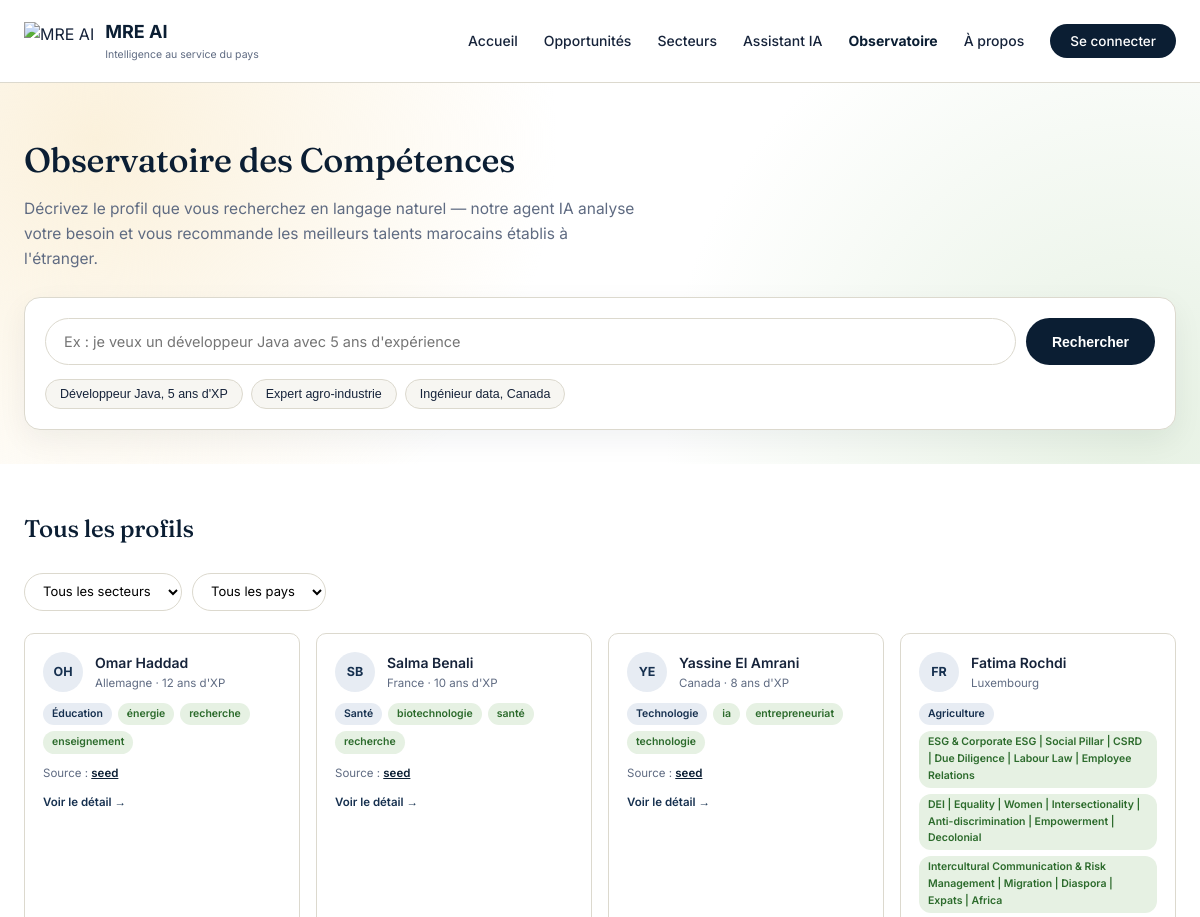
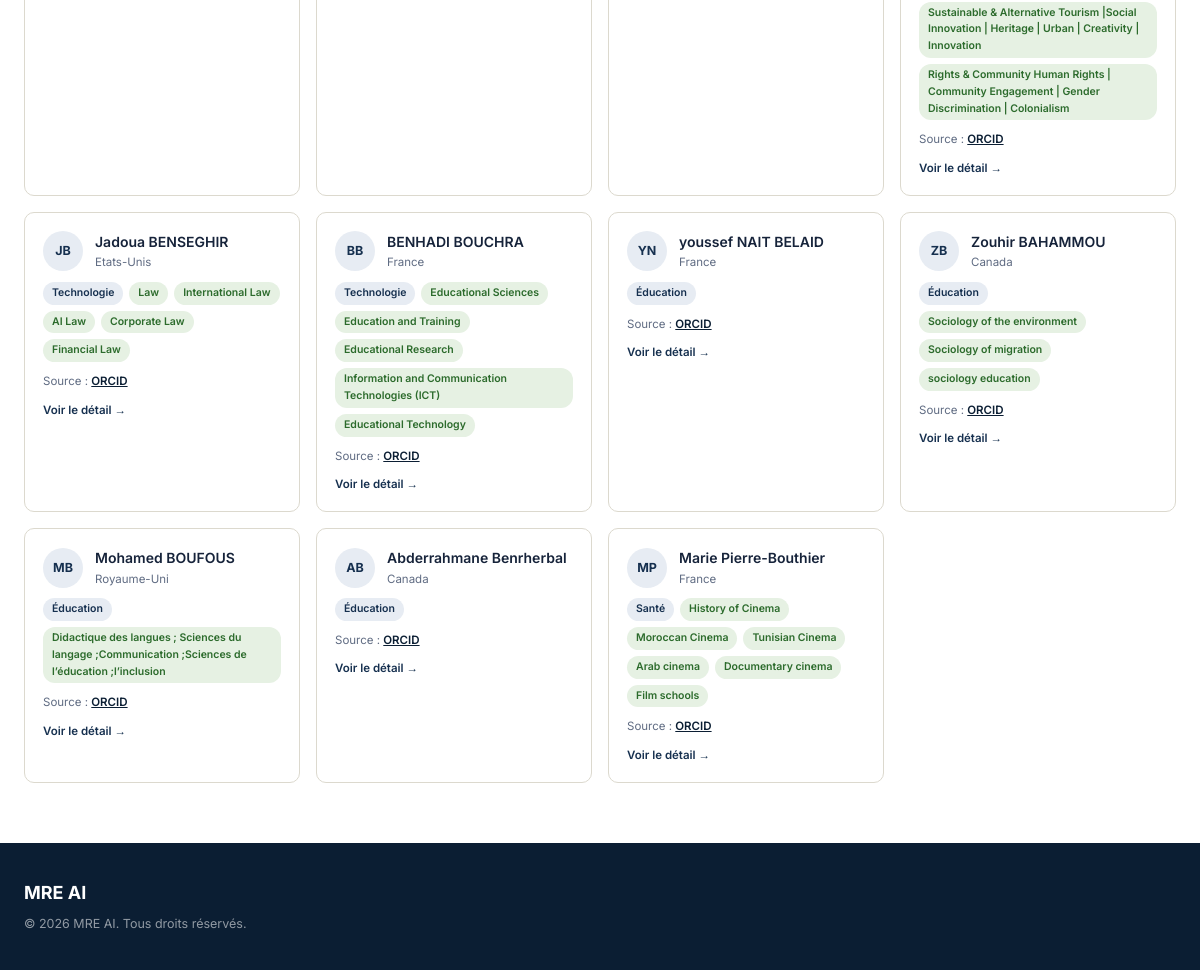
The page /observatory on the database its author committed (2 pictures, top to bottom).
### database.py (models this page shows, shortened)
class Post(Base):
    __tablename__ = "post"
    id = Column(Integer, primary_key=True)
    title = Column(String(150), nullable=False)
    sector = Column(String(50), nullable=False)
    country = Column(String(100))
    expertise_tags = Column(String(200))
    years_experience = Column(Integer)
    description = Column(Text)
    is_active = Column(Boolean, default=True)
    created_at = Column(DateTime, default=lambda: datetime.now(timezone.utc))
    source_url = Column(String(500))
    source_name = Column(String(150))
    image_url = Column(String(500))
    auto_discovered = Column(Boolean, default=False)
    _DEFAULT_SECTOR_LABELS = {
        "tech": "Technologie", "health": "Santé", "education": "Éducation",
        "agriculture": "Agriculture", "industry": "Industrie", "finance": "Finance",
        "creative": "Créatif", "social": "Social", "other": "Autre",
    }

### main.py (the view)
@app.get("/observatory")
async def observatory(request: Request, db: Session = Depends(get_db)):
    posts = (
        db.query(Post)
        .filter_by(is_active=True)
        .order_by(Post.created_at.desc())
        .all()
    )
    countries = sorted({p.country for p in posts if p.country})
    return templates.TemplateResponse(
        request=request, name="Observatory.html",
        context={
            "posts": posts,
            "sector_labels": OBSERVATORY_DOMAIN_LABELS,
            "sectors": list(OBSERVATORY_DOMAIN_LABELS.keys()),
            "countries": countries,
        },
    )

### templates/Observatory.html (shortened to what this page needs)
<!DOCTYPE html>
<html lang="fr">
<head>
</head>
<body>
<header>
  <div class="container header-inner">
    <div class="logo">
      <img src="{{ url_for('static', filename='images/logo.png') }}" alt="MRE AI" style="height:38px;width:auto;">
      <div><div class="logo-title">MRE AI</div><div class="logo-sub">Intelligence au service du pays</div></div>
    </div>
    <nav>
      <ul>
        <li><a href="{{ url_for('home') }}">Accueil</a></li>
        <li><a href="{{ url_for('home') }}#opportunities">Opportunités</a></li>
        <li><a href="{{ url_for('home') }}#sectors">Secteurs</a></li>
        <li><a href="{{ url_for('chat_page') }}">Assistant IA</a></li>
        <li><a href="{{ url_for('observatory') }}" class="active">Observatoire</a></li>
        <li><a href="{{ url_for('home') }}#about">À propos</a></li>
        <li><a href="{{ url_for('login') }}" class="btn-admin">Se connecter</a></li>
      </ul>
    </nav>
  </div>
</header>
<section class="obs-hero">
  <div class="container">
    <h1>Observatoire des Compétences</h1>
    <p>Décrivez le profil que vous recherchez en langage naturel — notre agent IA analyse votre besoin et vous recommande les meilleurs talents marocains établis à l'étranger.</p>
    <div class="search-card">
      <div class="search-row">
        <input type="text" id="obsInput" placeholder="Ex : je veux un développeur Java avec 5 ans d'expérience" autofocus>
        <button id="obsSendBtn">Rechercher</button>
      </div>
      <div class="example-chips">
        <button class="example-chip" data-q="Développeur Java avec 5 ans d'expérience">Développeur Java, 5 ans d'XP</button>
        <button class="example-chip" data-q="Expert en agro-industrie basé en Europe">Expert agro-industrie</button>
        <button class="example-chip" data-q="Ingénieur data avec expérience au Canada">Ingénieur data, Canada</button>
      </div>
    </div>
  </div>
</section>
<section class="directory">
  <div class="container">
    <div class="section-head"><h2>Tous les profils</h2></div>
    <div class="filters">
      <select id="filterSector">
        <option value="">Tous les secteurs</option>
      </select>
      <select id="filterCountry">
        <option value="">Tous les pays</option>
      </select>
    </div>
    <div class="directory-grid" id="directoryGrid">
      {% for post in posts %}
      <div class="expert-card"
           data-sector="{{ post.sector }}"
           data-country="{{ post.country or '' }}"
           data-name="{{ post.title }}"
           data-sector-label="{{ post.sector_label() }}"
           data-tags="{{ post.tags_list() | join(', ') }}"
           data-years="{{ post.years_experience or '' }}"
           data-description="{{ post.description or '' }}"
           data-image="{{ post.image_url or '' }}"
           data-source-name="{{ post.source_name or '' }}"
           data-source-url="{{ post.source_url or '' }}">
        <div class="expert-top">
          {% if post.image_url %}
          <img src="{{ post.image_url }}" alt="{{ post.title }}" style="width:40px;height:40px;border-radius:50%;object-fit:cover;">
          {% else %}
          <div class="avatar">{{ post.initials() }}</div>
          {% endif %}
          <div>
            <div class="expert-name">{{ post.title }}</div>
            <div class="expert-loc">{{ post.country or "Pays non précisé" }}{% if post.years_experience %} · {{ post.years_experience }} ans d'XP{% endif %}</div>
          </div>
        </div>
        <div class="tag-row">
          <span class="tag-pill navy">{{ post.sector_label() }}</span>
          {% for tag in post.tags_list() %}<span class="tag-pill green">{{ tag }}</span>{% endfor %}
        </div>
        {% if post.source_name or post.source_url %}
        <div style="margin-top:10px;font-size:11.5px;color:var(--text-soft);">
          Source : {% if post.source_url %}<a href="{{ post.source_url }}" target="_blank" rel="noopener noreferrer" onclick="event.stopPropagation();" style="color:var(--navy);font-weight:600;">{{ post.source_name or 'Voir la source' }}</a>{% else %}{{ post.source_name }}{% endif %}
        </div>
        {% endif %}
        <div class="view-more">Voir le détail →</div>
      </div>
      {% else %}
      <p class="no-results">Aucun profil publié pour le moment.</p>
      {% endfor %}
    </div>
  </div>
</section>
<footer>
  <div class="container footer-inner">
    <div>
      <div class="logo-title" style="color:#fff;">MRE AI</div>
      <p class="copyright" style="margin-top:6px;">© 2026 MRE AI. Tous droits réservés.</p>
    </div>
  </div>
</footer>
</body>
</html>

### templates/Observatory.html (style rules this page uses)
:root { --navy:#0B1E33; --navy-2:#16304F; --navy-tint:#E7ECF3; --gold:#C9972E; --gold-tint:#FBF1DC; --green:#3F8F3F; --green-tint:#E6F1E3; --gray:#DCD9CE; --surface:#F7F6F2; --text:#16233A; --text-soft:#5F6B82; --white:#FFFFFF; --radius:16px; --radius-sm:10px; }
* { margin:0;padding:0;box-sizing:border-box; }
body { font-family:'Inter',sans-serif;background:var(--white);color:var(--text);line-height:1.6; }
h1,h2,h3 { font-family:'Fraunces',serif;font-weight:500;letter-spacing:-0.01em; }
.container { max-width:1200px;margin:auto;padding:0 24px; }
a { color:inherit; }
header { padding:18px 0;border-bottom:1px solid var(--gray);background:var(--white); }
.header-inner { display:flex;justify-content:space-between;align-items:center;flex-wrap:wrap;gap:14px; }
.logo { display:flex;align-items:center;gap:11px; }
.logo-title { font-size:18px;font-weight:700;color:var(--navy);font-family:'Inter',sans-serif; }
.logo-sub { font-size:10.5px;color:var(--text-soft); }
nav ul { display:flex;list-style:none;gap:26px;align-items:center;flex-wrap:wrap; }
nav ul li a { text-decoration:none;font-weight:500;font-size:14px;color:var(--text); }
nav ul li a.active { color:var(--navy);font-weight:700; }
.btn-admin { background:var(--navy);color:var(--white) !important;padding:9px 20px;border-radius:22px;font-size:13.5px !important; }
.obs-hero { padding:50px 0 34px;background:radial-gradient(circle at 8% 15%, var(--gold-tint) 0%, transparent 40%),radial-gradient(circle at 95% 90%, var(--green-tint) 0%, transparent 40%); }
.obs-hero h1 { font-size:34px;color:var(--navy);margin-bottom:10px; }
.obs-hero p { color:var(--text-soft);font-size:15.5px;max-width:620px;margin-bottom:26px; }
.search-card { background:var(--white);border:1px solid var(--gray);border-radius:var(--radius);padding:20px;box-shadow:0 10px 30px rgba(11,30,51,.06); }
.search-row { display:flex;gap:10px; }
.search-row input { flex:1;padding:14px 18px;border:1px solid var(--gray);border-radius:26px;font-size:14.5px;outline:none;font-family:'Inter',sans-serif; }
.search-row button { padding:0 26px;border:none;border-radius:26px;background:var(--navy);color:var(--white);font-weight:600;font-size:14px;cursor:pointer; }
.example-chips { display:flex;gap:8px;flex-wrap:wrap;margin-top:14px; }
.example-chip { background:var(--surface);border:1px solid var(--gray);color:var(--text);padding:7px 14px;border-radius:18px;font-size:12.5px;cursor:pointer; }
.expert-top { display:flex;gap:12px;align-items:center;margin-bottom:10px; }
.avatar { width:40px;height:40px;border-radius:50%;background:var(--navy-tint);color:var(--navy-2);display:flex;align-items:center;justify-content:center;font-weight:700;font-size:12.5px;flex-shrink:0; }
.expert-name { font-size:14px;font-weight:600; }
.expert-loc { font-size:11.5px;color:var(--text-soft); }
.tag-row { display:flex;flex-wrap:wrap;gap:6px;margin-top:2px; }
.tag-pill { font-size:10.5px;font-weight:600;padding:3px 9px;border-radius:12px; }
.tag-pill.navy { background:var(--navy-tint);color:var(--navy-2); }
.tag-pill.green { background:var(--green-tint);color:#2C6B2C; }
.view-more { margin-top:10px;font-size:11.5px;font-weight:600;color:var(--navy-2); }
.directory { padding:46px 0 60px; }
.section-head { display:flex;justify-content:space-between;align-items:flex-end;flex-wrap:wrap;gap:14px;margin-bottom:24px; }
.section-head h2 { font-size:24px;color:var(--navy); }
.filters { display:flex;gap:10px;flex-wrap:wrap;margin-bottom:22px; }
.filters select { padding:9px 14px;border:1px solid var(--gray);border-radius:20px;font-size:13px;background:var(--white);font-family:'Inter',sans-serif; }
.directory-grid { display:grid;grid-template-columns:repeat(auto-fit,minmax(230px,1fr));gap:16px; }
.directory-grid .expert-card { background:var(--white);border:1px solid var(--gray);border-radius:var(--radius-sm);padding:18px;cursor:pointer;transition:box-shadow .15s, transform .15s; }
footer { background:var(--navy);color:var(--white);padding:36px 0; }
.footer-inner { display:flex;justify-content:space-between;align-items:center;flex-wrap:wrap;gap:16px; }
footer p.copyright { opacity:.55;font-size:12.5px; }

### rows shown on the page
Post: initials "OH", title "Omar Haddad", country "Allemagne", years_experience "12", sector_label "Éducation", tags_list "énergie" "recherche" "enseignement", source_name "seed"
Post: initials "SB", title "Salma Benali", country "France", years_experience "10", sector_label "Santé", tags_list "biotechnologie" "santé" "recherche", source_name "seed"
Post: initials "YE", title "Yassine El Amrani", country "Canada", years_experience "8", sector_label "Technologie", tags_list "ia" "entrepreneuriat" "technologie", source_name "seed"
Post: initials "FR", title "Fatima Rochdi", country "Luxembourg", sector_label "Agriculture", tags_list "ESG & Corporate ESG | Social Pillar | CSRD | Due Diligence | Labour Law | Employee Relations" "DEI | Equality | Women | Intersectionality | Anti-discrimination | Empowerment | Decolonial" "Intercultural Communication & Risk Management | Migration | Diaspora | Expats | Africa" "Sustainable & Alternative Tourism |Social Innovation | Heritage | Urban | Creativity | Innovation" "Rights & Community Human Rights | Community Engagement | Gender Discrimination | Colonialism", source_name "ORCID"
Post: initials "JB", title "Jadoua BENSEGHIR", country "Etats-Unis", sector_label "Technologie", tags_list "Law" "International Law" "AI Law" "Corporate Law" "Financial Law", source_name "ORCID"
Post: initials "BB", title "BENHADI BOUCHRA", country "France", sector_label "Technologie", tags_list "Educational Sciences" "Education and Training" "Educational Research" "Information and Communication Technologies (ICT)" "Educational Technology", source_name "ORCID"
Post: initials "YN", title "youssef NAIT BELAID", country "France", sector_label "Éducation", source_name "ORCID"
Post: initials "ZB", title "Zouhir BAHAMMOU", country "Canada", sector_label "Éducation", tags_list "Sociology of the environment" "Sociology of migration" "sociology education", source_name "ORCID"
Post: initials "MB", title "Mohamed BOUFOUS", country "Royaume-Uni", sector_label "Éducation", expertise_tags "Didactique des langues ; Sciences du langage ;Communication ;Sciences de l’éducation ;l’inclusion", source_name "ORCID"
Post: initials "AB", title "Abderrahmane Benrherbal", country "Canada", sector_label "Éducation", source_name "ORCID"
Post: initials "MP", title "Marie Pierre-Bouthier", country "France", sector_label "Santé", tags_list "History of Cinema" "Moroccan Cinema" "Tunisian Cinema" "Arab cinema" "Documentary cinema" "Film schools", source_name "ORCID"
